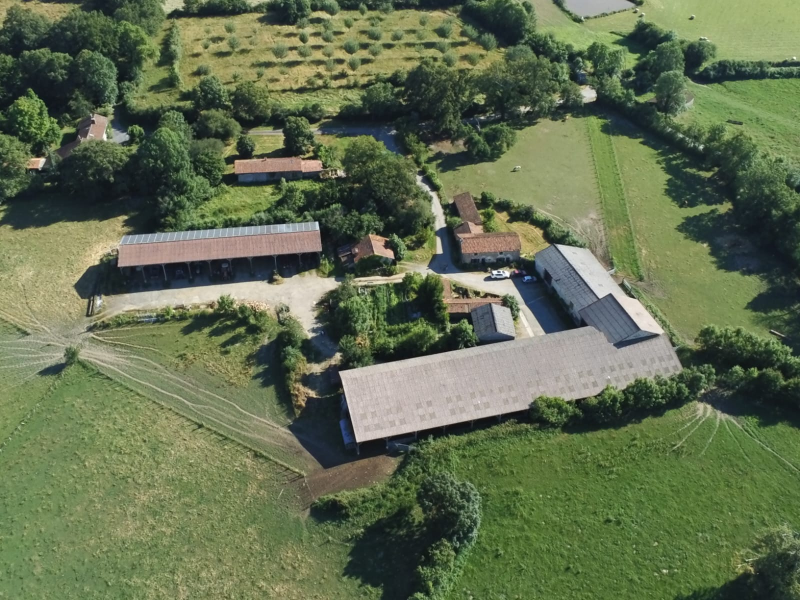
#> input picture photos/vue-aerienne-ferme.jpg, 1600 x 1200 px, found by its file name (shown at 1/2 size)
$ python visuels.py ../photos/vue-aerienne-ferme.jpg ../partage/en-carre.jpg
#> lines starting #> are read from the running program, lines starting #| are printed output that depends on the picture
"""Visuels de partage : partage/{fr,en}-{carre,story,paysage}.jpg"""
import pathlib, sys
from PIL import Image, ImageDraw, ImageFont, ImageOps

SITE = pathlib.Path(sys.argv[1]); URL = sys.argv[2].replace("https://", "").rstrip("/")
SRC = Image.open(SITE / "photos/vue-aerienne-ferme.jpg").convert("RGB")
#> SRC is the input picture: PIL image 1600x1200 RGB; mean R, G, B 98.2, 110.4, 80.2
OUT = SITE / "partage"; OUT.mkdir(exist_ok=True)
F = "/usr/share/fonts/truetype/"
serif = lambda n: ImageFont.truetype(F + "dejavu/DejaVuSerif.ttf", n)
sans = lambda n: ImageFont.truetype(F + "liberation/LiberationSans-Regular.ttf", n)
sansb = lambda n: ImageFont.truetype(F + "liberation/LiberationSans-Bold.ttf", n)
NOIR, DOUX, VERT = (31, 31, 28), (102, 100, 92), (61, 90, 42)

TX = {
 "fr": dict(sur="À TRANSMETTRE · HAUTE-VIENNE", titre=["Ferme bio", "de 94 ha"],
            l=["Élevage Limousin inscrit HBL", "Bio depuis plus de 30 ans", "Bâti, eau, bois, verger"],
            prix="900 000 €", cible="Pour un collectif ou un porteur de projet préfinancé"),
 "en": dict(sur="FOR TRANSFER · HAUTE-VIENNE, FRANCE", titre=["94 ha", "organic farm"],
            l=["Pedigree Limousin herd (HBL)", "Organic for over 30 years", "Buildings, water, woods, orchard"],
            prix="€900,000", cible="For a pre-financed collective or project leader"),
}

def bloc(d, x, y, w, t, k):
    """Écrit le bloc de texte ; k = échelle."""
    d.text((x, y), t["sur"], font=sansb(int(22*k)), fill=VERT); y += int(48*k)
    for ligne in t["titre"]:
        d.text((x, y), ligne, font=serif(int(64*k)), fill=NOIR); y += int(76*k)
    y += int(14*k)
    for ligne in t["l"]:
        d.text((x, y), ligne, font=sans(int(28*k)), fill=NOIR); y += int(40*k)
    y += int(18*k)
    d.text((x, y), t["prix"], font=sansb(int(40*k)), fill=NOIR); y += int(60*k)
    d.text((x, y), t["cible"], font=sans(int(22*k)), fill=DOUX); y += int(36*k)
    d.line((x, y + int(8*k), x + w, y + int(8*k)), fill=(230, 228, 222), width=2); y += int(26*k)
    d.text((x, y), URL, font=sans(int(22*k)), fill=VERT)
    return y + int(30*k)

def vertical(t, W, H, photo_h, k, pad):
    im = Image.new("RGB", (W, H), "white")
    im.paste(ImageOps.fit(SRC, (W, photo_h), centering=(.5, .5)), (0, 0))
    bloc(ImageDraw.Draw(im), pad, photo_h + pad, W - 2*pad, t, k)
    return im

def paysage(t):
    W, H = 1200, 630; pw = 600
    im = Image.new("RGB", (W, H), "white")
    im.paste(ImageOps.fit(SRC, (pw, H)), (0, 0))
    bloc(ImageDraw.Draw(im), pw + 48, 44, W - pw - 96, t, .8)
    return im

for lang, t in TX.items():
    vertical(t, 1080, 1080, 440, 1.08, 60).save(OUT / f"{lang}-carre.jpg", quality=86)
    vertical(t, 1080, 1920, 940, 1.7, 80).save(OUT / f"{lang}-story.jpg", quality=86)
    paysage(t).save(OUT / f"{lang}-paysage.jpg", quality=86)
#> this loop made 2 passes
#> pass 1, `vertical(t, 1080, 1080, 440, 1.08, 60).save(OUT / f"{lang}-carre.jpg",..`:
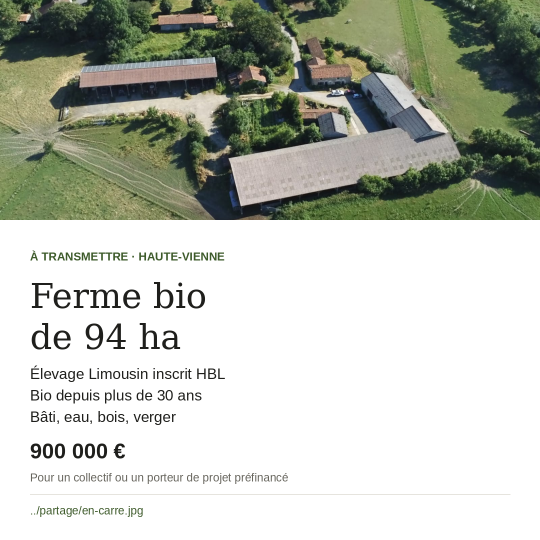
#> saved as fr-carre.jpg: PIL image 1080x1080 RGB (shown at 1/2 size); mean R, G, B 188.9, 192.5, 182.4
#> pass 1, `vertical(t, 1080, 1920, 940, 1.7, 80).save(OUT / f"{lang}-story.jpg", ..`:
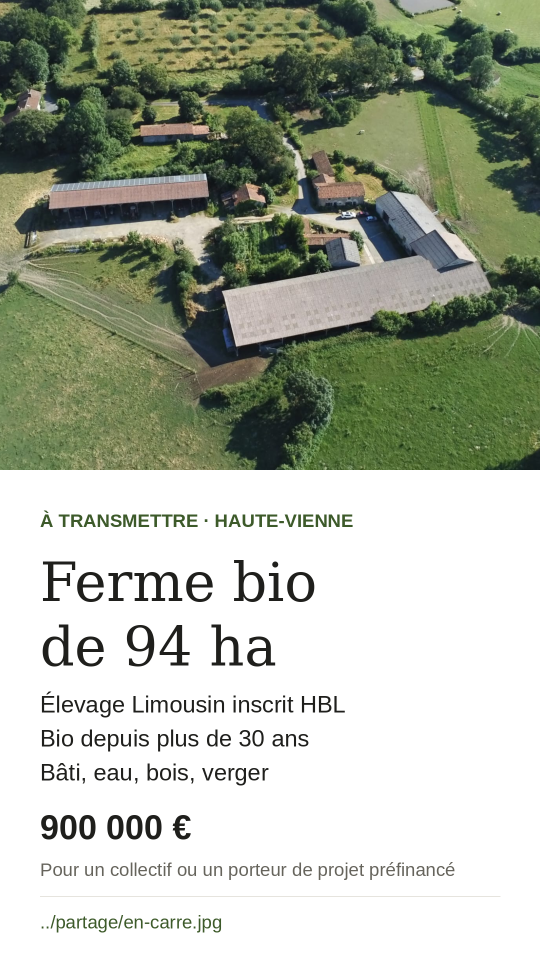
#> saved as fr-story.jpg: PIL image 1080x1920 RGB (shown at 1/2 size); mean R, G, B 172.8, 178.5, 163.7
print(sorted(p.name for p in OUT.iterdir()))

$ run again, with photos/cour.jpg copied over photos/vue-aerienne-ferme.jpg
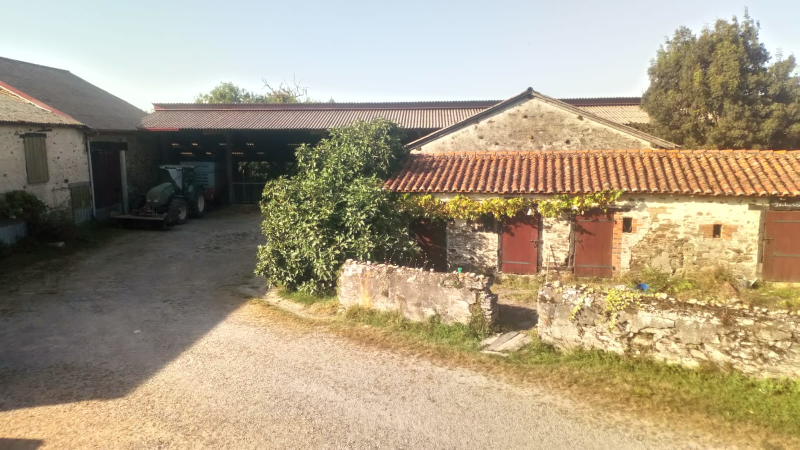
#> input picture photos/cour.jpg, 1599 x 900 px, found by its file name (shown at 1/2 size)
#> SRC is the input picture: PIL image 1599x900 RGB; mean R, G, B 168.8, 155.4, 130.3
#> the loop `for lang, t in TX.items():` made 2 passes
#> pass 1, `vertical(t, 1080, 1080, 440, 1.08, 60).save(OUT / f"{lang}-carre.jpg",..`:
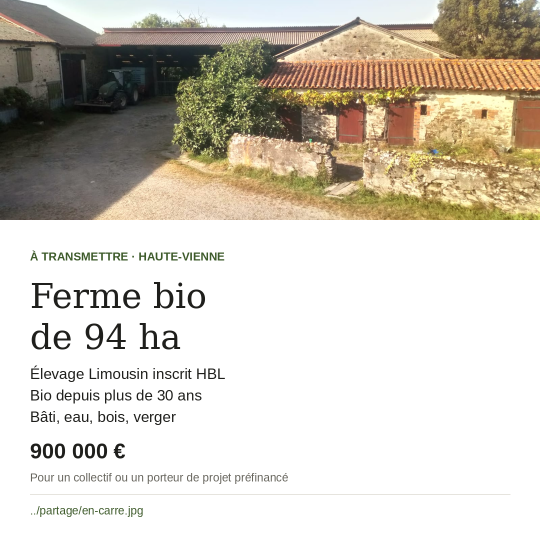
#> saved as fr-carre.jpg: PIL image 1080x1080 RGB (shown at 1/2 size); mean R, G, B 208.9, 202.6, 191.2
#> pass 1, `vertical(t, 1080, 1920, 940, 1.7, 80).save(OUT / f"{lang}-story.jpg", ..`:
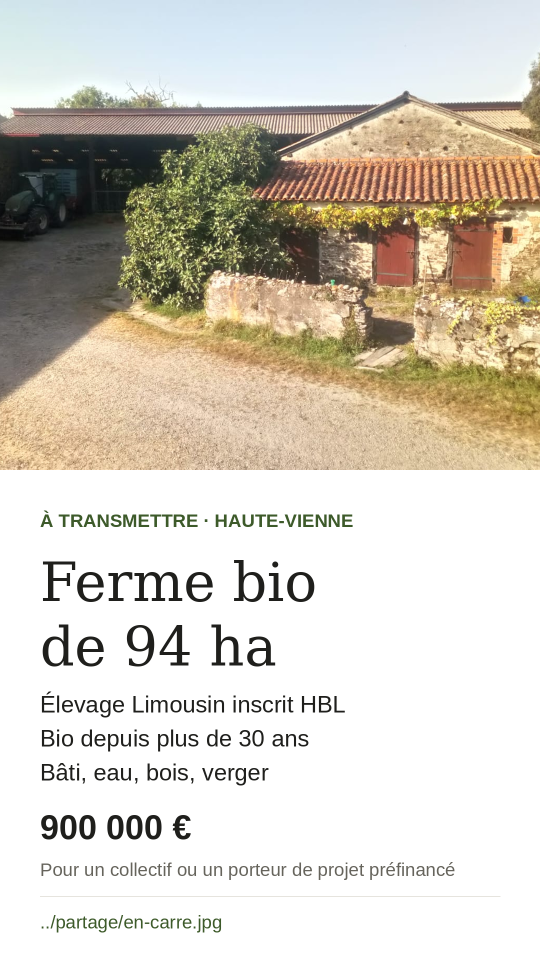
#> saved as fr-story.jpg: PIL image 1080x1920 RGB (shown at 1/2 size); mean R, G, B 211.6, 205.2, 193.3

$ run again, with photos/limousines.jpg copied over photos/vue-aerienne-ferme.jpg
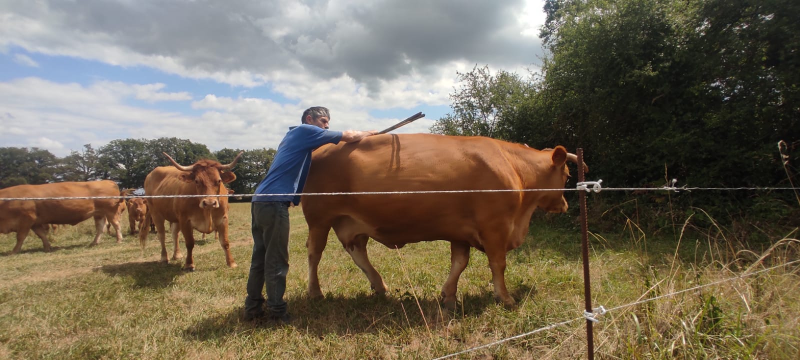
#> input picture photos/limousines.jpg, 1600 x 720 px, found by its file name (shown at 1/2 size)
#> SRC is the input picture: PIL image 1600x720 RGB; mean R, G, B 116.1, 105.2, 87.9
#> the loop `for lang, t in TX.items():` made 2 passes
#> pass 1, `vertical(t, 1080, 1080, 440, 1.08, 60).save(OUT / f"{lang}-carre.jpg",..`:
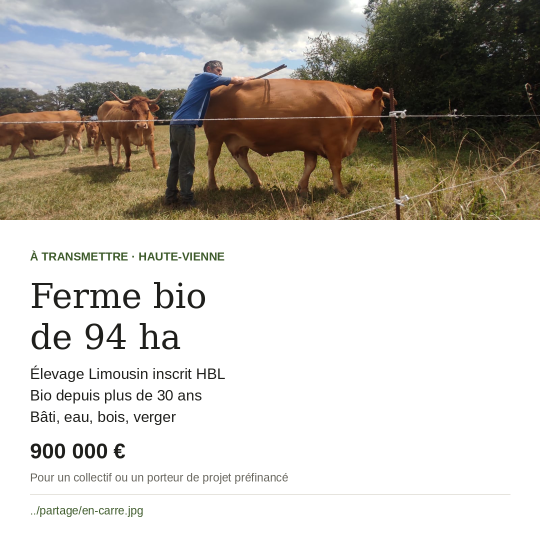
#> saved as fr-carre.jpg: PIL image 1080x1080 RGB (shown at 1/2 size); mean R, G, B 193.1, 188.6, 181.6
#> pass 1, `vertical(t, 1080, 1920, 940, 1.7, 80).save(OUT / f"{lang}-story.jpg", ..`:
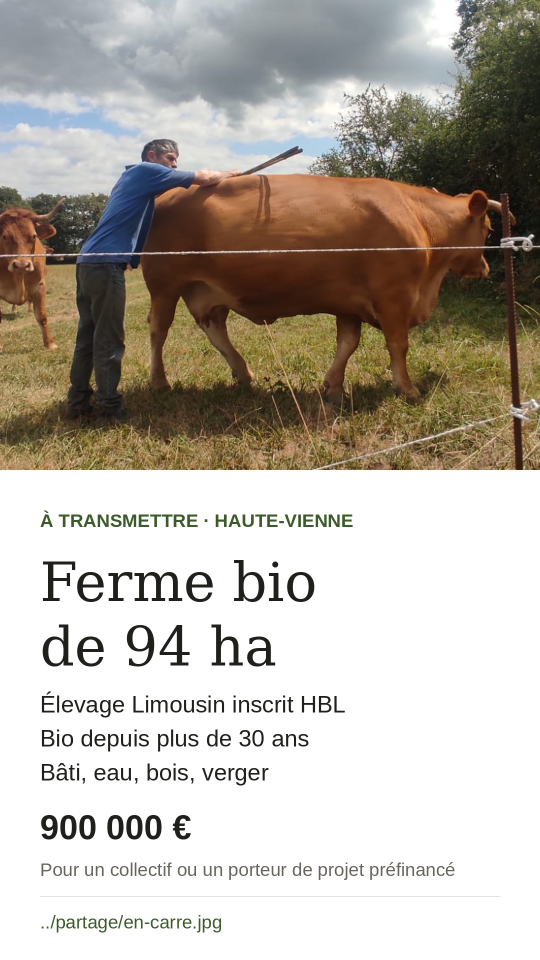
#> saved as fr-story.jpg: PIL image 1080x1920 RGB (shown at 1/2 size); mean R, G, B 185.6, 179.2, 170.2

$ run again, with photos/paysage-bocage.jpg copied over photos/vue-aerienne-ferme.jpg
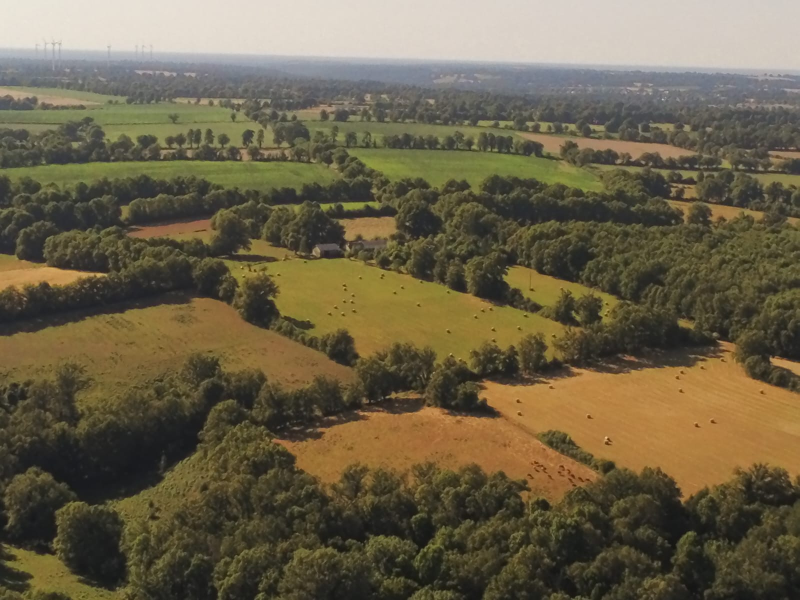
#> input picture photos/paysage-bocage.jpg, 1599 x 1200 px, found by its file name (shown at 1/2 size)
#> SRC is the input picture: PIL image 1599x1200 RGB; mean R, G, B 107.1, 97.1, 72.8
#> the loop `for lang, t in TX.items():` made 2 passes
#> pass 1, `vertical(t, 1080, 1080, 440, 1.08, 60).save(OUT / f"{lang}-carre.jpg",..`:
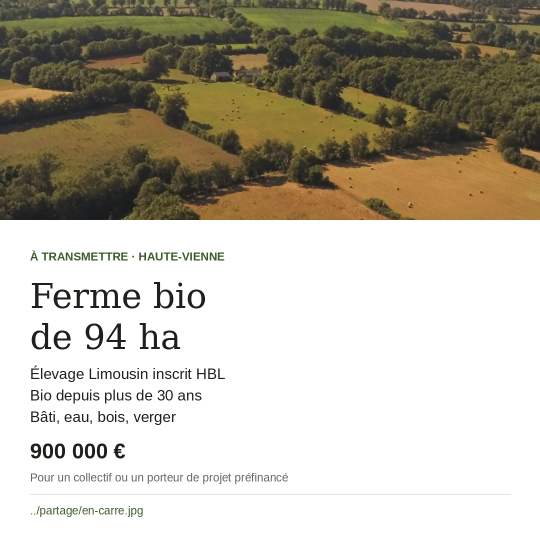
#> saved as fr-carre.jpg: PIL image 1080x1080 RGB (shown at 1/2 size); mean R, G, B 187.7, 182, 168.5
#> pass 1, `vertical(t, 1080, 1920, 940, 1.7, 80).save(OUT / f"{lang}-story.jpg", ..`:
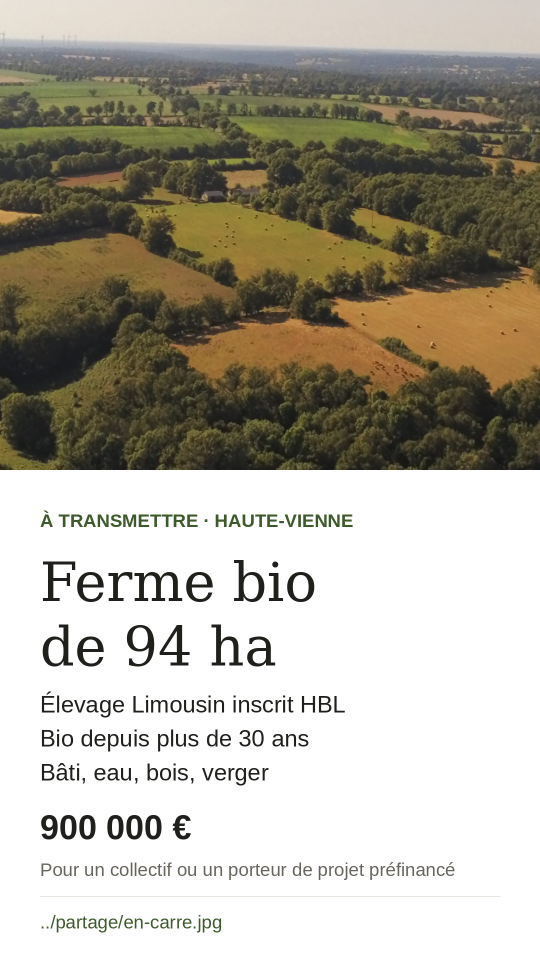
#> saved as fr-story.jpg: PIL image 1080x1920 RGB (shown at 1/2 size); mean R, G, B 176.8, 171.9, 159.5
